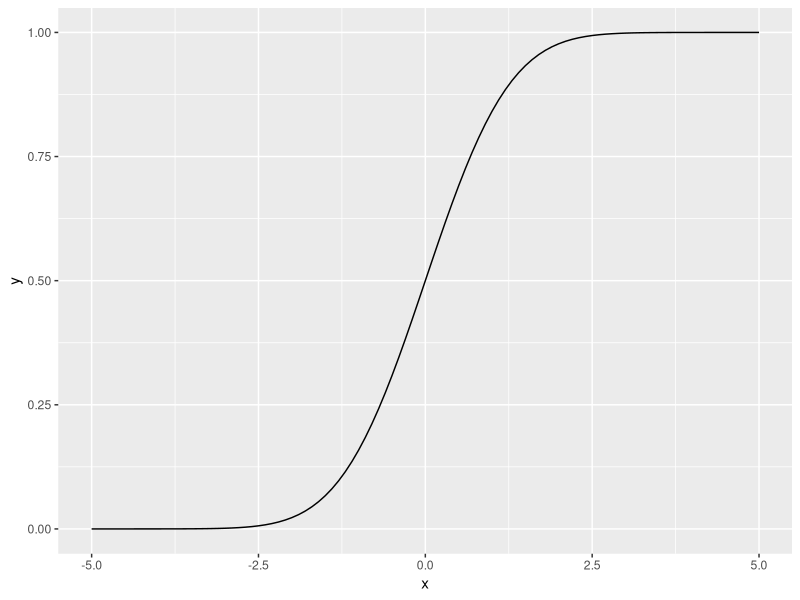
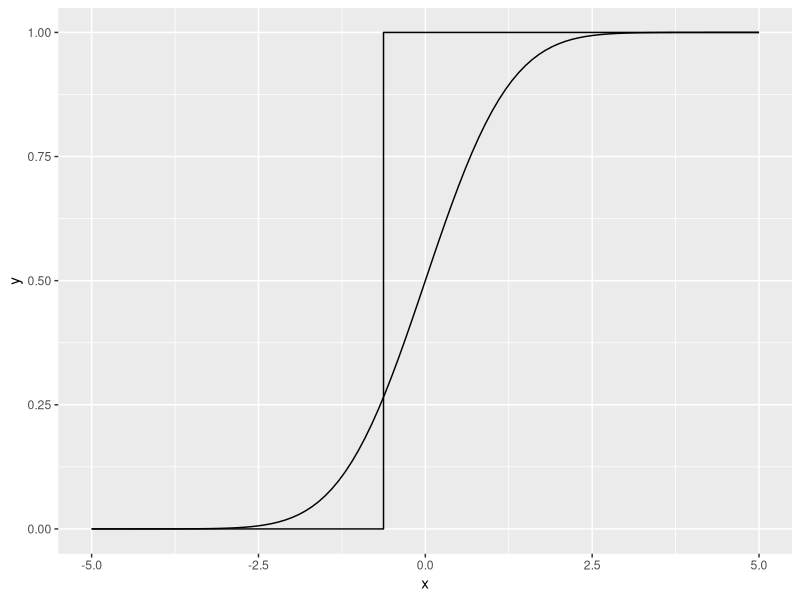
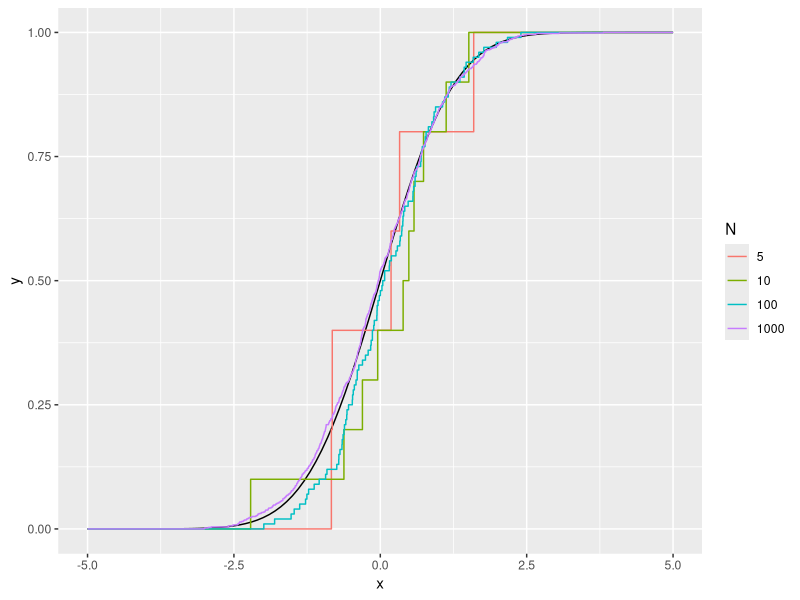

Write R code to recreate these figures, in order.
## ---- chunk 1
togs <- FALSE
library(ggplot2)
library(dplyr)
library(reshape2)
library(tidyr)
# togs <- FALSE
## ---- chunk 2
library(ggplot2)
set.seed(1)
ggplot(data = data.frame(x = seq(-5, 5, by = 0.01))) +
  # stat_function(aes(x = x), fun = pbeta, args = list(shape1 = 1, shape2 = 2))
  stat_function(aes(x = x), fun = pnorm, args = list(mean = 0, sd = 1))

one_samp <- rnorm(1)
X        <- data.frame(x = c(-5, one_samp, 5), y = c(0,1,1))
ggplot(data = data.frame(x = seq(-5, 5, by = 0.01))) +
  # stat_function(aes(x = x), fun = pbeta, args = list(shape1 = 1, shape2 = 2))
  stat_function(aes(x = x), fun = pnorm, args = list(mean = 0, sd = 1)) +
  geom_step(data = X, aes(x = x, y = y))

N <- c(5, 10, 100, 1000)
X <- NULL
for (n in N) {
  tmp   <- rnorm(n)
  tmp_X <- data.frame(x = c(-5, sort(tmp), 5), y = c(0, seq(1/n, 1, by = 1/n), 1), n = n)
  X     <- rbind(X, tmp_X)
}
ggplot(data = data.frame(x = seq(-5, 5, by = 0.01))) +
  # stat_function(aes(x = x), fun = pbeta, args = list(shape1 = 1, shape2 = 2))
  stat_function(aes(x = x), fun = pnorm, args = list(mean = 0, sd = 1)) +
  geom_step(data = X, aes(x = x, y = y, color = as.factor(n))) +
  labs(color = "N")
